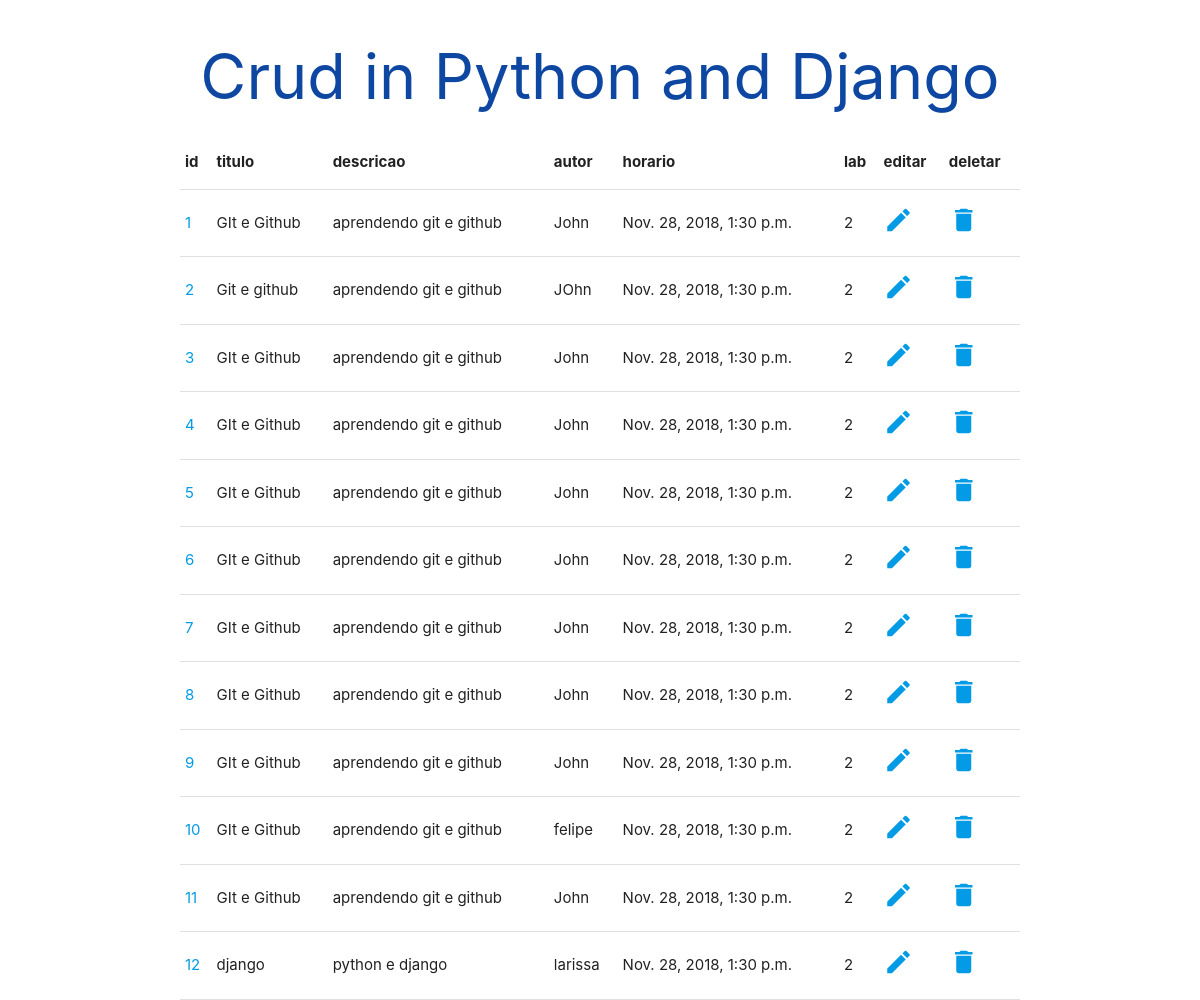
The page /programacao/ on the database its author committed.
### programacao/models.py (models this page shows, shortened)
class Atividade(models.Model):
    autor = models.CharField(max_length=50)
    titulo = models.CharField(max_length=50)
    horario = models.DateTimeField()
    lab = models.CharField(max_length=50)
    tipo = models.CharField(max_length=50)
    descricao = models.CharField(max_length=50)

### programacao/views.py (the view)
# urls.py: path('', views.atividades, name='atividades'),
def atividades(request):
    atividades = Atividade.objects.all()
    return render(request, 'atividades.html',{'atividades':atividades} )

### programacao/templates/atividades.html (shortened to what this page needs)
<!DOCTYPE html>
<html lang="en">
<head>
  <link rel="stylesheet" href="https://cdnjs.cloudflare.com/ajax/libs/materialize/1.0.0/css/materialize.min.css">
</head>
<body>
  <div class="container">
        <h1 class="center-align blue-text text-darken-4">Crud in Python and Django</h1>
    <table>
        <thead>
        <th>id</th>
        <th>titulo</th>
        <th>descricao</th>
        <th>autor</th>
        <th>horario</th>
        <th>lab</th>
        <th>editar</th>
        <th>deletar</th>
        </thead>
        <tbody>
    {%for atividade in atividades %}
            <tr>
        <td><a href="{% url 'atividade' atividade.id %}">{{atividade.id}}</a></td>
        <td>{{atividade.titulo}}</td>
        <td>{{atividade.descricao}}</td>
        <td>{{atividade.autor}}</td>
        <td>{{atividade.horario}}</td>
        <td>{{atividade.lab}}</td>
        <td><a href="{% url 'atividade_edit' atividade.id %}"><i class="small material-icons">edit</i></a></td>
        <td><a href=""><i class="small material-icons">delete</i></a></td>
            </tr>
    {% endfor %}
    </tbody>
    </table>
  </div>
</body>
</html>

### rows shown on the page
Atividade: id "1", titulo "GIt e Github", descricao "aprendendo git e github", autor "John", horario "Nov. 28, 2018, 1:30 p.m.", lab "2"
Atividade: id "2", titulo "Git e github", descricao "aprendendo git e github", autor "JOhn", horario "Nov. 28, 2018, 1:30 p.m.", lab "2"
Atividade: id "3", titulo "GIt e Github", descricao "aprendendo git e github", autor "John", horario "Nov. 28, 2018, 1:30 p.m.", lab "2"
Atividade: id "4", titulo "GIt e Github", descricao "aprendendo git e github", autor "John", horario "Nov. 28, 2018, 1:30 p.m.", lab "2"
Atividade: id "5", titulo "GIt e Github", descricao "aprendendo git e github", autor "John", horario "Nov. 28, 2018, 1:30 p.m.", lab "2"
Atividade: id "6", titulo "GIt e Github", descricao "aprendendo git e github", autor "John", horario "Nov. 28, 2018, 1:30 p.m.", lab "2"
Atividade: id "7", titulo "GIt e Github", descricao "aprendendo git e github", autor "John", horario "Nov. 28, 2018, 1:30 p.m.", lab "2"
Atividade: id "8", titulo "GIt e Github", descricao "aprendendo git e github", autor "John", horario "Nov. 28, 2018, 1:30 p.m.", lab "2"
Atividade: id "9", titulo "GIt e Github", descricao "aprendendo git e github", autor "John", horario "Nov. 28, 2018, 1:30 p.m.", lab "2"
Atividade: id "10", titulo "GIt e Github", descricao "aprendendo git e github", autor "felipe", horario "Nov. 28, 2018, 1:30 p.m.", lab "2"
Atividade: id "11", titulo "GIt e Github", descricao "aprendendo git e github", autor "John", horario "Nov. 28, 2018, 1:30 p.m.", lab "2"
Atividade: id "12", titulo "django", descricao "python e django", autor "larissa", horario "Nov. 28, 2018, 1:30 p.m.", lab "2"
